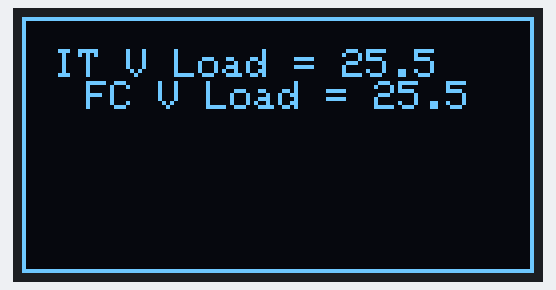
Bench run of a sketch on a simulated Arduino Uno, built with avr-gcc and run on an emulated ATmega328P. On the bench: 128×64 one-colour display.

Above: at 0.1 s.

The sketch:

OLED_Screen.ino
```cpp
#include <Wire.h>
#include <Adafruit_GFX.h>
#include <Adafruit_SSD1306.h>

#define SCREEN_WIDTH 128
#define SCREEN_HEIGHT 64
#define OLED_RESET    -1       // Reset pin not used on 4-pin I2C modules
#define SCREEN_ADDRESS 0x3C    // Default I2C address for GME12864-11

Adafruit_SSD1306 display(SCREEN_WIDTH, SCREEN_HEIGHT, &Wire, OLED_RESET);

void setup() {
  Serial.begin(115200);

  // Initialize the OLED display
  if (!display.begin(SSD1306_SWITCHCAPVCC, SCREEN_ADDRESS)) {
    Serial.println(F("SSD1306 allocation failed. Check wiring or I2C address."));
    for (;;); // Halt if display is not found
  }

  // Clear the buffer
  display.clearDisplay();

  // Draw a border rectangle
  display.drawRect(0, 0, SCREEN_WIDTH, SCREEN_HEIGHT, SSD1306_WHITE);

  // Configure and print text
  display.setTextSize(1);
  display.setTextColor(SSD1306_WHITE);
  display.setCursor(8, 8);
  display.println(F("IT V Load = 25.5"));

  display.setTextSize(1);
  display.setCursor(16, 16);
  display.println(F("FC V Load = 25.5"));

  // Push buffer contents to the screen
  display.display();
}

void loop() {
  // Add dynamic updates here, followed by display.display()
}
```
